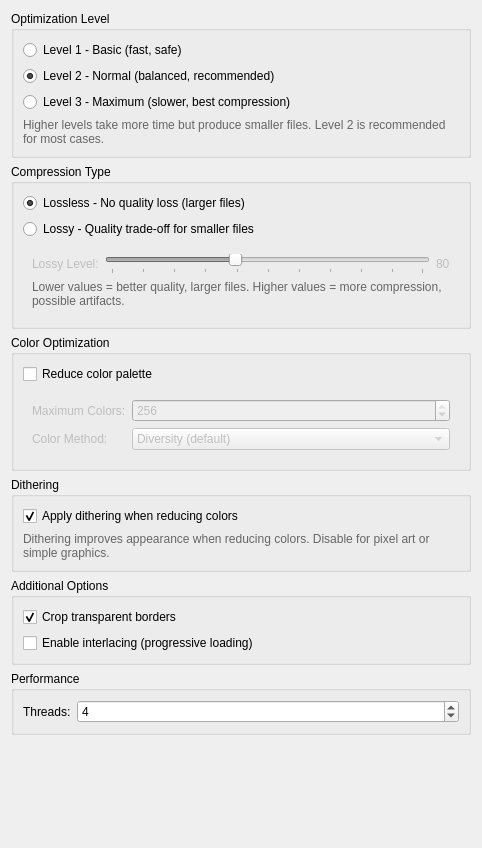
<?xml version="1.0" encoding="UTF-8"?>
<ui version="4.0">
 <class>GifsiclePrefWidget</class>
 <widget class="QWidget" name="GifsiclePrefWidget">
  <property name="geometry">
   <rect>
    <x>0</x>
    <y>0</y>
    <width>482</width>
    <height>848</height>
   </rect>
  </property>
  <property name="windowTitle">
   <string>GIF Optimization Settings</string>
  </property>
  <layout class="QVBoxLayout" name="verticalLayout">
   <item>
    <widget class="QGroupBox" name="optimizationGroupBox">
     <property name="title">
      <string>Optimization Level</string>
     </property>
     <layout class="QVBoxLayout" name="verticalLayout_2">
      <item>
       <widget class="QRadioButton" name="level1Radio">
        <property name="toolTip">
         <string>Basic optimization. Fast processing, safe for all GIFs.</string>
        </property>
        <property name="text">
         <string>Level 1 - Basic (fast, safe)</string>
        </property>
       </widget>
      </item>
      <item>
       <widget class="QRadioButton" name="level2Radio">
        <property name="toolTip">
         <string>Normal optimization. Good balance of speed and compression.</string>
        </property>
        <property name="text">
         <string>Level 2 - Normal (balanced, recommended)</string>
        </property>
        <property name="checked">
         <bool>true</bool>
        </property>
       </widget>
      </item>
      <item>
       <widget class="QRadioButton" name="level3Radio">
        <property name="toolTip">
         <string>Maximum optimization. Slower but achieves best compression.</string>
        </property>
        <property name="text">
         <string>Level 3 - Maximum (slower, best compression)</string>
        </property>
       </widget>
      </item>
      <item>
       <widget class="QLabel" name="optimizationHintLabel">
        <property name="sizePolicy">
         <sizepolicy hsizetype="Preferred" vsizetype="MinimumExpanding">
          <horstretch>0</horstretch>
          <verstretch>0</verstretch>
         </sizepolicy>
        </property>
        <property name="styleSheet">
         <string>color: #666; font-size: 9pt;</string>
        </property>
        <property name="text">
         <string>Higher levels take more time but produce smaller files. Level 2 is recommended for most cases.</string>
        </property>
        <property name="wordWrap">
         <bool>true</bool>
        </property>
       </widget>
      </item>
     </layout>
    </widget>
   </item>
   <item>
    <widget class="QGroupBox" name="compressionGroupBox">
     <property name="title">
      <string>Compression Type</string>
     </property>
     <layout class="QVBoxLayout" name="verticalLayout_3">
      <item>
       <widget class="QRadioButton" name="losslessRadio">
        <property name="toolTip">
         <string>Optimize without losing quality. Safe for all GIFs.</string>
        </property>
        <property name="text">
         <string>Lossless - No quality loss (larger files)</string>
        </property>
        <property name="checked">
         <bool>true</bool>
        </property>
       </widget>
      </item>
      <item>
       <widget class="QRadioButton" name="lossyRadio">
        <property name="toolTip">
         <string>Allow some quality loss to achieve better compression.</string>
        </property>
        <property name="text">
         <string>Lossy - Quality trade-off for smaller files</string>
        </property>
       </widget>
      </item>
      <item>
       <widget class="QWidget" name="lossyControlsWidget" native="true">
        <property name="enabled">
         <bool>false</bool>
        </property>
        <property name="sizePolicy">
         <sizepolicy hsizetype="Preferred" vsizetype="Preferred">
          <horstretch>0</horstretch>
          <verstretch>0</verstretch>
         </sizepolicy>
        </property>
        <layout class="QFormLayout" name="formLayout">
         <item row="0" column="0">
          <widget class="QLabel" name="lossyLevelLabel">
           <property name="toolTip">
            <string>Higher values = more compression but lower quality (1-200)</string>
           </property>
           <property name="text">
            <string>Lossy Level:</string>
           </property>
          </widget>
         </item>
         <item row="0" column="1">
          <layout class="QHBoxLayout" name="lossyLevelLayout">
           <item>
            <widget class="QSlider" name="lossyLevelSlider">
             <property name="sizePolicy">
              <sizepolicy hsizetype="Expanding" vsizetype="MinimumExpanding">
               <horstretch>0</horstretch>
               <verstretch>0</verstretch>
              </sizepolicy>
             </property>
             <property name="minimum">
              <number>1</number>
             </property>
             <property name="maximum">
              <number>200</number>
             </property>
             <property name="value">
              <number>80</number>
             </property>
             <property name="orientation">
              <enum>Qt::Orientation::Horizontal</enum>
             </property>
             <property name="tickPosition">
              <enum>QSlider::TickPosition::TicksBelow</enum>
             </property>
             <property name="tickInterval">
              <number>20</number>
             </property>
            </widget>
           </item>
           <item>
            <widget class="QLabel" name="lossyLevelValueLabel">
             <property name="text">
              <string>80</string>
             </property>
            </widget>
           </item>
          </layout>
         </item>
         <item row="1" column="0" colspan="2">
          <widget class="QLabel" name="lossyHintLabel">
           <property name="enabled">
            <bool>false</bool>
           </property>
           <property name="sizePolicy">
            <sizepolicy hsizetype="Preferred" vsizetype="MinimumExpanding">
             <horstretch>0</horstretch>
             <verstretch>0</verstretch>
            </sizepolicy>
           </property>
           <property name="styleSheet">
            <string>color: #666; font-size: 9pt;</string>
           </property>
           <property name="text">
            <string>Lower values = better quality, larger files. Higher values = more compression, possible artifacts.</string>
           </property>
           <property name="wordWrap">
            <bool>true</bool>
           </property>
          </widget>
         </item>
        </layout>
       </widget>
      </item>
     </layout>
    </widget>
   </item>
   <item>
    <widget class="QGroupBox" name="colorGroupBox">
     <property name="title">
      <string>Color Optimization</string>
     </property>
     <layout class="QVBoxLayout" name="verticalLayout_4">
      <item>
       <widget class="QCheckBox" name="reduceColorsCheckBox">
        <property name="toolTip">
         <string>Reduce the number of colors in the GIF for smaller file size</string>
        </property>
        <property name="text">
         <string>Reduce color palette</string>
        </property>
       </widget>
      </item>
      <item>
       <widget class="QWidget" name="colorControlsWidget" native="true">
        <property name="enabled">
         <bool>false</bool>
        </property>
        <layout class="QFormLayout" name="formLayout_2">
         <item row="0" column="0">
          <widget class="QLabel" name="colorCountLabel">
           <property name="text">
            <string>Maximum Colors:</string>
           </property>
          </widget>
         </item>
         <item row="0" column="1">
          <widget class="QSpinBox" name="colorCountSpinBox">
           <property name="toolTip">
            <string>Maximum number of colors in the palette (2-256)</string>
           </property>
           <property name="minimum">
            <number>2</number>
           </property>
           <property name="maximum">
            <number>256</number>
           </property>
           <property name="value">
            <number>256</number>
           </property>
          </widget>
         </item>
         <item row="1" column="0">
          <widget class="QLabel" name="colorMethodLabel">
           <property name="text">
            <string>Color Method:</string>
           </property>
          </widget>
         </item>
         <item row="1" column="1">
          <widget class="QComboBox" name="colorMethodComboBox">
           <property name="toolTip">
            <string>Algorithm for choosing reduced colors</string>
           </property>
           <item>
            <property name="text">
             <string>Diversity (default)</string>
            </property>
           </item>
           <item>
            <property name="text">
             <string>Blend Diversity</string>
            </property>
           </item>
           <item>
            <property name="text">
             <string>Median Cut</string>
            </property>
           </item>
          </widget>
         </item>
        </layout>
       </widget>
      </item>
     </layout>
    </widget>
   </item>
   <item>
    <widget class="QGroupBox" name="ditheringGroupBox">
     <property name="title">
      <string>Dithering</string>
     </property>
     <layout class="QVBoxLayout" name="verticalLayout_5">
      <item>
       <widget class="QCheckBox" name="ditheringCheckBox">
        <property name="toolTip">
         <string>Dithering creates smoother gradients when reducing colors</string>
        </property>
        <property name="text">
         <string>Apply dithering when reducing colors</string>
        </property>
        <property name="checked">
         <bool>true</bool>
        </property>
       </widget>
      </item>
      <item>
       <widget class="QLabel" name="ditheringHintLabel">
        <property name="styleSheet">
         <string>color: #666; font-size: 9pt;</string>
        </property>
        <property name="text">
         <string>Dithering improves appearance when reducing colors. Disable for pixel art or simple graphics.</string>
        </property>
        <property name="wordWrap">
         <bool>true</bool>
        </property>
       </widget>
      </item>
     </layout>
    </widget>
   </item>
   <item>
    <widget class="QGroupBox" name="additionalGroupBox">
     <property name="title">
      <string>Additional Options</string>
     </property>
     <layout class="QVBoxLayout" name="verticalLayout_6">
      <item>
       <widget class="QCheckBox" name="cropTransparencyCheckBox">
        <property name="toolTip">
         <string>Remove transparent borders to reduce file size</string>
        </property>
        <property name="text">
         <string>Crop transparent borders</string>
        </property>
        <property name="checked">
         <bool>true</bool>
        </property>
       </widget>
      </item>
      <item>
       <widget class="QCheckBox" name="interlaceCheckBox">
        <property name="toolTip">
         <string>Interlaced GIFs load progressively. Good for web but slightly larger files.</string>
        </property>
        <property name="text">
         <string>Enable interlacing (progressive loading)</string>
        </property>
       </widget>
      </item>
     </layout>
    </widget>
   </item>
   <item>
    <widget class="QGroupBox" name="performanceGroupBox">
     <property name="title">
      <string>Performance</string>
     </property>
     <layout class="QFormLayout" name="formLayout_3">
      <item row="0" column="0">
       <widget class="QLabel" name="threadsLabel">
        <property name="toolTip">
         <string>Number of threads for parallel processing</string>
        </property>
        <property name="text">
         <string>Threads:</string>
        </property>
       </widget>
      </item>
      <item row="0" column="1">
       <widget class="QSpinBox" name="threadsSpinBox">
        <property name="toolTip">
         <string>More threads = faster processing but higher CPU usage</string>
        </property>
        <property name="minimum">
         <number>1</number>
        </property>
        <property name="maximum">
         <number>16</number>
        </property>
        <property name="value">
         <number>4</number>
        </property>
       </widget>
      </item>
     </layout>
    </widget>
   </item>
   <item>
    <spacer name="verticalSpacer">
     <property name="orientation">
      <enum>Qt::Orientation::Vertical</enum>
     </property>
     <property name="sizeHint" stdset="0">
      <size>
       <width>20</width>
       <height>40</height>
      </size>
     </property>
    </spacer>
   </item>
  </layout>
 </widget>
 <resources/>
 <connections/>
</ui>
